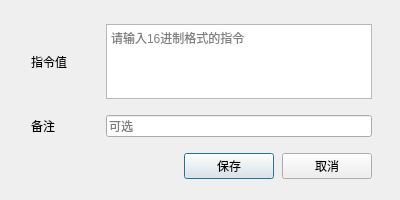
<?xml version="1.0" encoding="UTF-8"?>
<ui version="4.0">
 <class>SaveCommandDialog</class>
 <widget class="QDialog" name="SaveCommandDialog">
  <property name="geometry">
   <rect>
    <x>0</x>
    <y>0</y>
    <width>400</width>
    <height>200</height>
   </rect>
  </property>
  <property name="minimumSize">
   <size>
    <width>400</width>
    <height>200</height>
   </size>
  </property>
  <property name="maximumSize">
   <size>
    <width>400</width>
    <height>200</height>
   </size>
  </property>
  <property name="windowTitle">
   <string>添加扩展指令</string>
  </property>
  <widget class="QWidget" name="layoutWidget">
   <property name="geometry">
    <rect>
     <x>31</x>
     <y>24</y>
     <width>341</width>
     <height>155</height>
    </rect>
   </property>
   <layout class="QVBoxLayout" name="verticalLayout">
    <property name="spacing">
     <number>16</number>
    </property>
    <item>
     <layout class="QHBoxLayout" name="horizontalLayout" stretch="2,8">
      <property name="spacing">
       <number>8</number>
      </property>
      <item>
       <widget class="QLabel" name="label">
        <property name="sizePolicy">
         <sizepolicy hsizetype="Expanding" vsizetype="Expanding">
          <horstretch>0</horstretch>
          <verstretch>0</verstretch>
         </sizepolicy>
        </property>
        <property name="text">
         <string>指令值</string>
        </property>
       </widget>
      </item>
      <item>
       <widget class="QTextEdit" name="commandValueView">
        <property name="placeholderText">
         <string>请输入16进制格式的指令</string>
        </property>
        <property name="text" stdset="0">
         <string/>
        </property>
        <property name="clearButtonEnabled" stdset="0">
         <bool>false</bool>
        </property>
       </widget>
      </item>
     </layout>
    </item>
    <item>
     <layout class="QHBoxLayout" name="horizontalLayout_2" stretch="2,8">
      <property name="spacing">
       <number>8</number>
      </property>
      <item>
       <widget class="QLabel" name="label_2">
        <property name="sizePolicy">
         <sizepolicy hsizetype="Expanding" vsizetype="Expanding">
          <horstretch>0</horstretch>
          <verstretch>0</verstretch>
         </sizepolicy>
        </property>
        <property name="text">
         <string>备注</string>
        </property>
       </widget>
      </item>
      <item>
       <widget class="QLineEdit" name="remarkValueView">
        <property name="sizePolicy">
         <sizepolicy hsizetype="Expanding" vsizetype="Expanding">
          <horstretch>0</horstretch>
          <verstretch>0</verstretch>
         </sizepolicy>
        </property>
        <property name="text">
         <string/>
        </property>
        <property name="placeholderText">
         <string>可选</string>
        </property>
        <property name="clearButtonEnabled">
         <bool>true</bool>
        </property>
       </widget>
      </item>
     </layout>
    </item>
    <item>
     <layout class="QHBoxLayout" name="horizontalLayout_3">
      <property name="spacing">
       <number>8</number>
      </property>
      <item>
       <spacer name="horizontalSpacer">
        <property name="orientation">
         <enum>Qt::Horizontal</enum>
        </property>
        <property name="sizeHint" stdset="0">
         <size>
          <width>40</width>
          <height>20</height>
         </size>
        </property>
       </spacer>
      </item>
      <item>
       <widget class="QPushButton" name="saveCommandButton">
        <property name="minimumSize">
         <size>
          <width>90</width>
          <height>0</height>
         </size>
        </property>
        <property name="text">
         <string>保存</string>
        </property>
       </widget>
      </item>
      <item>
       <widget class="QPushButton" name="cancelButton">
        <property name="minimumSize">
         <size>
          <width>90</width>
          <height>0</height>
         </size>
        </property>
        <property name="text">
         <string>取消</string>
        </property>
       </widget>
      </item>
     </layout>
    </item>
   </layout>
  </widget>
 </widget>
 <resources/>
 <connections/>
</ui>
